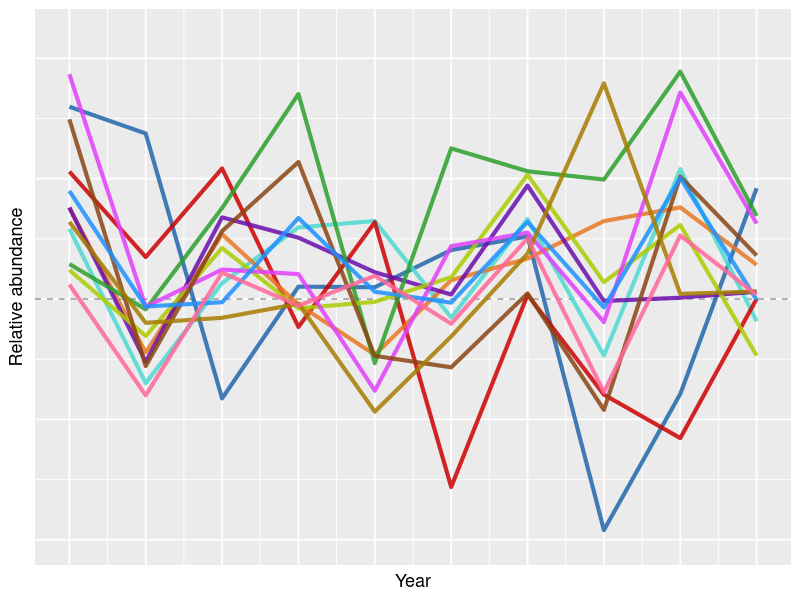
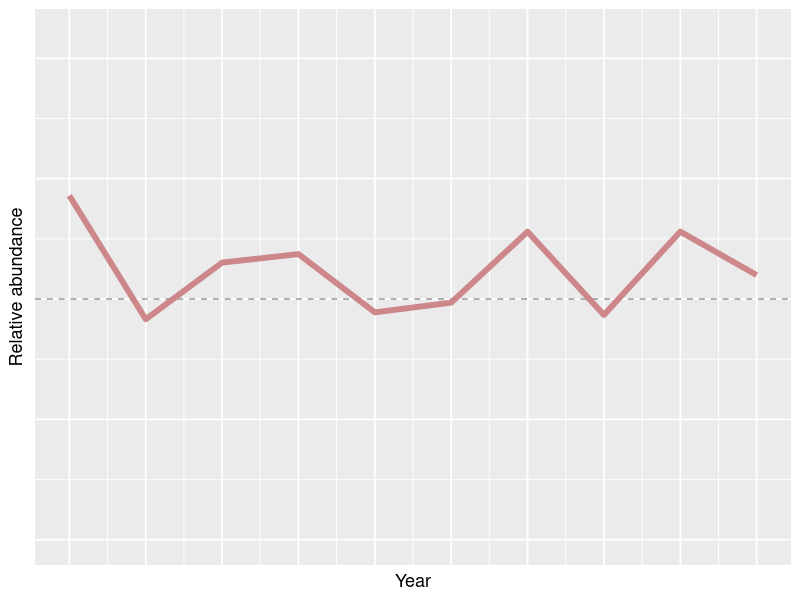

Reproduce these figures in R, in order.
library(ggplot2)
library(dplyr)

set.seed(42)

# ── Shared parameters ──────────────────────────────────────────────────────────

pop_colors <- c(
  "#2166AC", "#4DD8D0", "#CC0000", "#E87722", "#6A0DAD", "#2CA02C",
  "#AACC00", "#E040FB", "#8B4513", "#1E90FF", "#A67C00", "#FF6699"
)

sds      <- c(0.18, 0.06, 0.22, 0.12, 0.08, 0.25, 0.10, 0.20, 0.15, 0.05, 0.17, 0.09)
mean_val <- 0.5
years    <- 1:10
shared   <- rnorm(length(years), sd = 0.12)

# ── Build data ─────────────────────────────────────────────────────────────────

# Individual population series
pop_df <- do.call(rbind, lapply(seq_along(pop_colors), function(i) {
  vals <- mean_val + shared + rnorm(length(years), sd = sds[i])
  vals <- pmax(pmin(vals, 0.98), 0.02)
  data.frame(pop = factor(i), year = years, abundance = vals)
}))

# Aggregate (mean across populations each year)
agg_df <- pop_df |>
  group_by(year) |>
  summarise(abundance = mean(abundance), .groups = "drop")

# ── Shared theme ───────────────────────────────────────────────────────────────

base_theme <- theme_grey(base_size = 13) +
  theme(
    legend.position  = "none",
    axis.text        = element_blank(),
    axis.ticks       = element_blank()
  )

y_scale <- scale_y_continuous(limits = c(0, 1.05),
                               breaks = c(0, 0.25, 0.5, 0.75, 1.0))

# ── Figure 1: individual populations ──────────────────────────────────────────

p1 <- ggplot(pop_df, aes(x = year, y = abundance, group = pop, colour = pop)) +
  geom_hline(yintercept = mean_val, linetype = "dashed",
             colour = "grey60", linewidth = 0.5) +
  geom_line(linewidth = 1.4, alpha = 0.85) +
  scale_colour_manual(values = setNames(pop_colors, levels(pop_df$pop))) +
  scale_x_continuous(breaks = years) +
  y_scale +
  labs(x = "Year", y = "Relative abundance") +
  base_theme

ggsave("C:/Users/makhl/Research Repos/AYK_RunTiming/Figures/PresFigures/portfolio_populations.png",
       plot = p1, width = 8, height = 5, dpi = 200, bg = "white")

# ── Figure 2: aggregate only ───────────────────────────────────────────────────

p2 <- ggplot(agg_df, aes(x = year, y = abundance)) +
  geom_hline(yintercept = mean_val, linetype = "dashed",
             colour = "grey60", linewidth = 0.5) +
  geom_line(colour = "#C97B7E", linewidth = 2.0, alpha = 0.9) +
  scale_x_continuous(breaks = years) +
  y_scale +
  labs(x = "Year", y = "Relative abundance") +
  base_theme

ggsave("C:/Users/makhl/Research Repos/AYK_RunTiming/Figures/PresFigures/portfolio_aggregate.png",
       plot = p2, width = 8, height = 5, dpi = 200, bg = "white")

message("Saved to C:/Users/makhl/Research Repos/AYK_RunTiming/Figures/PresFigures/")
